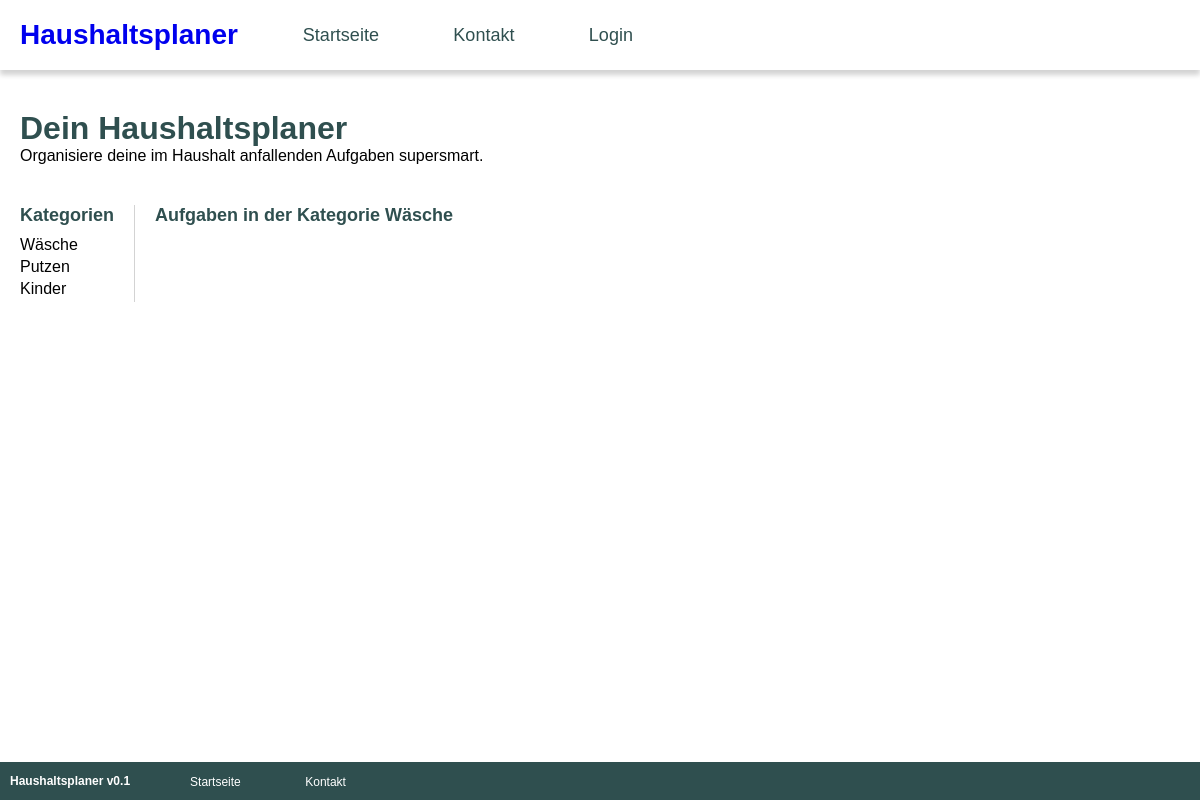
/kategorie.php?category=Wäsche, run on an earlier commit of the app's database.
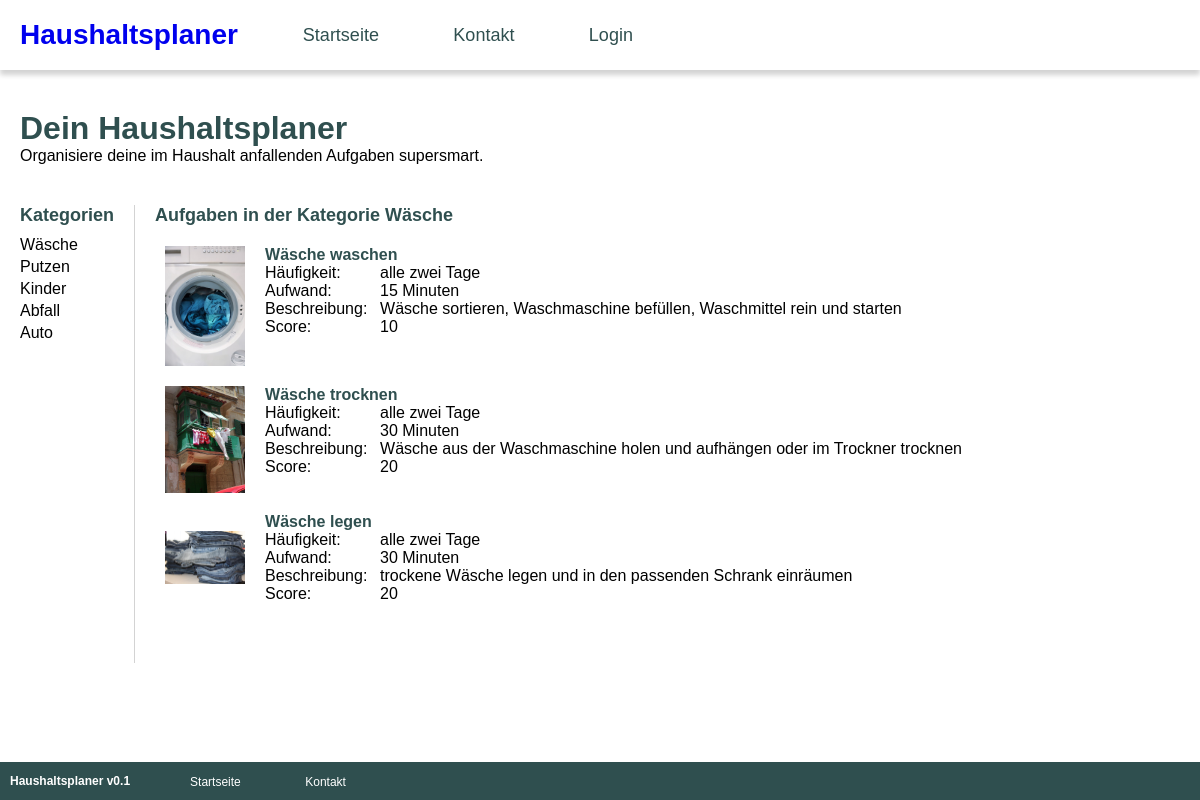
And on a later commit of the database.
### tables this page shows
CREATE TABLE `aufgaben` (
  `id` int(11) NOT NULL AUTO_INCREMENT,
  `name` varchar(127) NOT NULL,
  `haeufigkeit` int(11) DEFAULT NULL,
  `beschreibung` varchar(255) DEFAULT NULL,
  `score` int(11) DEFAULT NULL,
  `aufwand` int(11) DEFAULT NULL,
  `bild` varchar(255) DEFAULT NULL,
  `kategorie` varchar(127) DEFAULT NULL,
  PRIMARY KEY (`id`)
);

CREATE TABLE `lookuphaeufigkeit` (
  `id` int(11) NOT NULL AUTO_INCREMENT,
  `name` varchar(127) NOT NULL,
  `days` int(11) NOT NULL,
  PRIMARY KEY (`id`)
);

### php/functions.php (called while the page is built, shortened)
<?php
    function getKategorien(){
        $mysqli = dbConnect();
        $result = $mysqli->query("SELECT DISTINCT kategorie FROM aufgaben");
        while($row = $result->fetch_assoc()){
            $kategorien[] = $row;
        }
        return $kategorien;
    }
    function getAufgabenNachKategorie($kategorie){
        $mysqli = dbConnect();
        $statement = $mysqli->prepare("SELECT a.id AS id, a.name AS name, a.bild AS bild, a.beschreibung AS beschreibung, a.score AS score, a.aufwand AS aufwand, lh.name AS haeufigkeit FROM aufgaben AS a INNER JOIN lookuphaeufigkeit AS lh ON a.haeufigkeit = lh.id WHERE a.kategorie = ? LIMIT 50");
        $statement->bind_param("s",$kategorie);
        $statement->execute();
        $result = $statement->get_result();
        $aufgaben = $result->fetch_all(MYSQLI_ASSOC);
        return $aufgaben;
    }
?>

### kategorie.php (the view, shortened to what this page needs)
<?php require "php/functions.php" ?>
<?php
    if(isset($_GET['category'])){
        $seitenKategorie = urldecode($_GET['category']);
    }else{
        $seitenKategorie = "*";
    }
?>
<DOCTYPE html>
<html lang="de">
<head>
    <link rel="stylesheet" href="css/styles.css">
</head>
<body>
    <?php include "includes/nav.php" ?>
    <?php include "includes/header.php" ?>
    <main>
        <div class="seitenmenue">
            <div class="menue-ueberschrift">Kategorien</div>
            <?php $kategorien = getKategorien() ?>
            <?php
                foreach($kategorien as $kategorie){
                    ?>
                        <a href="kategorie.php?category=<?php echo urlencode($kategorie['kategorie']) ?>"><?php echo $kategorie['kategorie'] ?></a>
                    <?php
                }
            ?>
        </div>
        <div class="inhaltsbereich">
            <div class="menue-ueberschrift">Aufgaben in der Kategorie <?php echo $seitenKategorie ?></div>
            <?php $aufgaben = getAufgabenNachKategorie($seitenKategorie) ?>
            <?php foreach($aufgaben as $aufgabe): ?>
                    <div class="aufgabe">
                        <div class="aufgabe-bild">
                            <img src="<?php
                                if (! empty($aufgabe['bild'])){
                                    echo $aufgabe['bild'];
                                } else {
                                    echo "figures/aufgabe_altImg_640.jpg";
                                }
                            ?>" alt="Bild der Aufgabe.">
                        </div>
                        <div class="aufgabe-text">
                            <div class="aufgabe-name"><?php echo $aufgabe['name'] ?></div>
                            <div class="aufgabe-eigenschaften">
                                <div class="eigenschaft">
                                    <div>Häufigkeit:</div>
                                    <div><?php echo $aufgabe['haeufigkeit'] ?></div>
                                </div>
                                <div class="eigenschaft">
                                    <div>Aufwand:</div>
                                    <div><?php echo $aufgabe['aufwand'] ?> Minuten</div>
                                </div>
                                <div class="eigenschaft">
                                    <div>Beschreibung:</div>
                                    <div><?php echo $aufgabe['beschreibung'] ?></div>
                                </div>
                                <div class="eigenschaft">
                                    <div>Score:</div>
                                    <div><?php echo $aufgabe['score'] ?></div>
                                </div>
                            </div>
                        </div>
                    </div>
            <?php endforeach; ?>
        </div>
    </main>
    <?php include "includes/footer.php" ?>
</body>
</html>

### includes/nav.php (shortened to what this page needs)
<?php
    if (isset($_SESSION['loggedin'])) {
        $showLogedInPages = TRUE;
    } else {
        $showLogedInPages = FALSE;
    }
?>
<nav>
    <div class="haushaltsplaner"><a href="index.php">Haushaltsplaner</a></div>
    <div class="links">
        <a href="index.php">Startseite</a>
        <?php if(! $showLogedInPages): ?>
            <a href="kontakt.php">Kontakt</a>
            <a href="login.php">Login</a>
        <?php endif; ?>
    </div>
</nav>

### includes/header.php
<header>
    <h1>Dein Haushaltsplaner</h1>
    <p class="subtitle">Organisiere deine im Haushalt anfallenden Aufgaben supersmart.</p>
</header>

### includes/footer.php
<footer>
    <div class="haushaltsplaner">Haushaltsplaner v0.1</div>
    <div class="links">
        <a href="index.php">Startseite</a>
        <a href="kontakt.php">Kontakt</a>
    </div>
</footer>

### css/styles.css (style rules this page uses)
* { margin: 0; padding: 0; box-sizing: border-box; }
body { font-family: sans-serif; min-height: 100%; color: black; }

### css/colors.css (style rules this page uses)
:root { --headline-font-color: darkslategray; --nav-links-font-color: var(--headline-font-color); --footer-bg-color: var(--headline-font-color); --nonstandard-text-font-color: darkolivegreen; --highlight-nav-link-font-color: var(--nonstandard-text-font-color); --light-accent-color: lightgray; --accent-color: white; --default-text-color: black; }

### css/nav-styles.css (style rules this page uses)
nav { display: grid; grid-template-columns: auto 1fr; align-items: center; column-gap: 30px; grid-template-rows: 70px; box-shadow: 0px 5px 5px lightgray; position: sticky; top: 0; background-color: white; padding: 0px 20px 0px 20px; }
nav .haushaltsplaner { font-size: 28px; font-weight: bold; color: var(--headline-font-color); }
nav .haushaltsplaner a { text-decoration: none; }
nav .links a { text-decoration: none; display: inline-block; padding: 10px 35px; transition: background-color 0.3s, color 0.3s; color: var(--nav-links-font-color); font-size: 18px; }

### css/header-styles.css (style rules this page uses)
header { padding: 40px 20px; background-color: white; }
header h1 { color: var(--headline-font-color); }

### css/footer-styles.css (style rules this page uses)
footer { display: grid; grid-template-columns: auto 1fr; align-items: center; column-gap: 30px; color: white; background-color: var(--footer-bg-color); width: 100%; padding: 10px; position: fixed; left: 0; bottom: 0; }
footer .haushaltsplaner { color: white; font-size: 12px; font-weight: bold; }
footer a { text-decoration: none; display: inline-block; font-size: 12px; color: white; padding: 0 30px; }

### css/main-styles.css (style rules this page uses)
main { display: grid; grid-template-columns: auto 1fr; column-gap: 20px; padding: 0px 20px 0px 20px; }
.menue-ueberschrift { color: var(--headline-font-color); margin-bottom: 10px; font-size: 18px; font-weight: bold; }
.seitenmenue { border-right: thin solid lightgray; padding-right: 20px; }
.seitenmenue a { display: block; text-decoration: none; color: black; font-size: 16px; margin-bottom: 4px; }
.inhaltsbereich { margin-bottom: 50px; }
.aufgabe { max-width: 300px; min-width: 100%; display: grid; grid-template-columns: 80px 1fr; column-gap: 20px; padding: 10px; }
.aufgabe .aufgabe-bild { align-self: center; }
.aufgabe .aufgabe-bild img { width: 80px; display: block; }
.aufgabe .aufgabe-text { color: black; }
.aufgabe .aufgabe-text .aufgabe-name { color: var(--headline-font-color); font-weight: bold; }
.eigenschaft { display: grid; grid-template-columns: 105px 1fr; column-gap: 10px; }

What changed in the data, as far as the page shows it:
now on this page (row edited): aufgaben: bild (picture), name "Wäsche waschen", lookuphaeufigkeit.name "alle zwei Tage", aufwand "15", beschreibung "Wäsche sortieren, Waschmaschine befüllen, Waschmittel rein und starten", score "10"
now on this page (row edited): aufgaben: bild (picture), name "Wäsche trocknen", lookuphaeufigkeit.name "alle zwei Tage", aufwand "30", beschreibung "Wäsche aus der Waschmaschine holen und aufhängen oder im Trockner trocknen", score "20"
now on this page (row edited): aufgaben: bild (picture), name "Wäsche legen", lookuphaeufigkeit.name "alle zwei Tage", aufwand "30", beschreibung "trockene Wäsche legen und in den passenden Schrank einräumen", score "20"
Also different on the page:
new list line: "Abfall"
new list line: "Auto"
